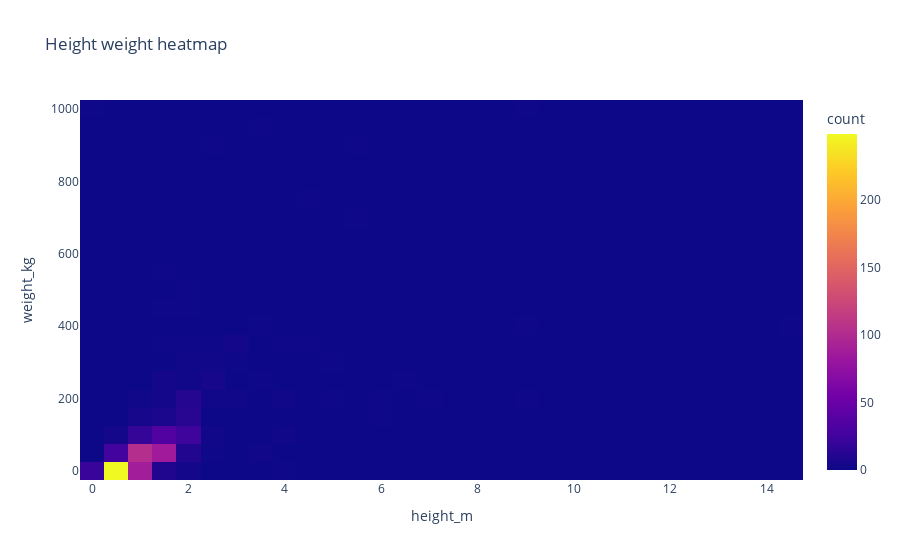

Notebook cell for this chart:
### Markdown cell above
## Histogram 2d - heat map

### Code cell
px.density_heatmap(
    df_info,
    x="height_m",
    y="weight_kg",
    title="Height weight heatmap",
)

### Figure 1 — Plotly figure (JSON) as saved in the notebook; plotly's stock layout.template omitted (floating-point values rounded to 4 significant figures; data arrays with more than 128 entries replaced by an {"elided": "..."} marker saying what was removed)
{"data": [{"coloraxis": "coloraxis", "hovertemplate": "height_m=%{x}<br>weight_kg=%{y}<br>count=%{z}<extra></extra>", "name": "", "type": "histogram2d", "x": {"elided": "801 float values"}, "xaxis": "x", "xbingroup": "x", "y": {"elided": "801 float values"}, "yaxis": "y", "ybingroup": "y"}], "layout": {"coloraxis": {"colorbar": {"title": {"text": "count"}}, "colorscale": [[0, "#0d0887"], [0.1111, "#46039f"], [0.2222, "#7201a8"], [0.3333, "#9c179e"], [0.4444, "#bd3786"], [0.5556, "#d8576b"], [0.6667, "#ed7953"], [0.7778, "#fb9f3a"], [0.8889, "#fdca26"], [1, "#f0f921"]]}, "legend": {"tracegroupgap": 0}, "title": {"text": "Height weight heatmap"}, "xaxis": {"anchor": "y", "domain": [0, 1], "title": {"text": "height_m"}}, "yaxis": {"anchor": "x", "domain": [0, 1], "title": {"text": "weight_kg"}}}}
